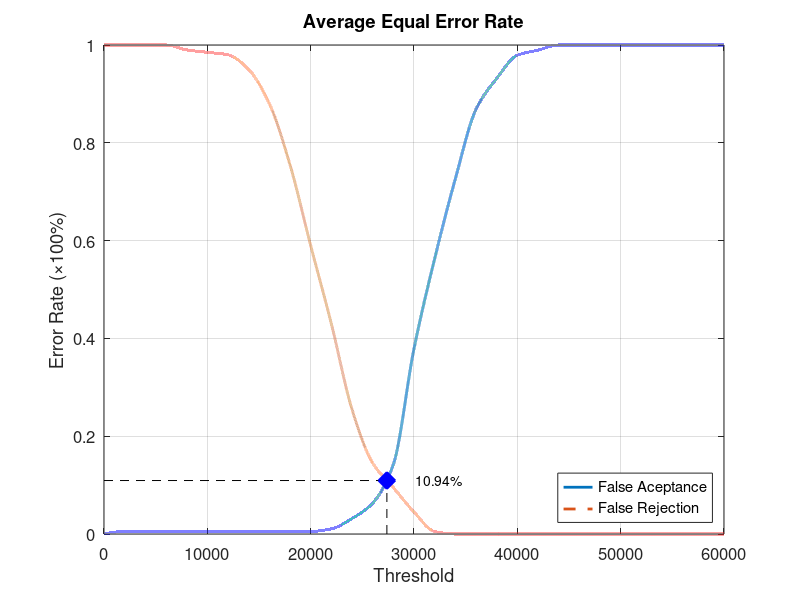
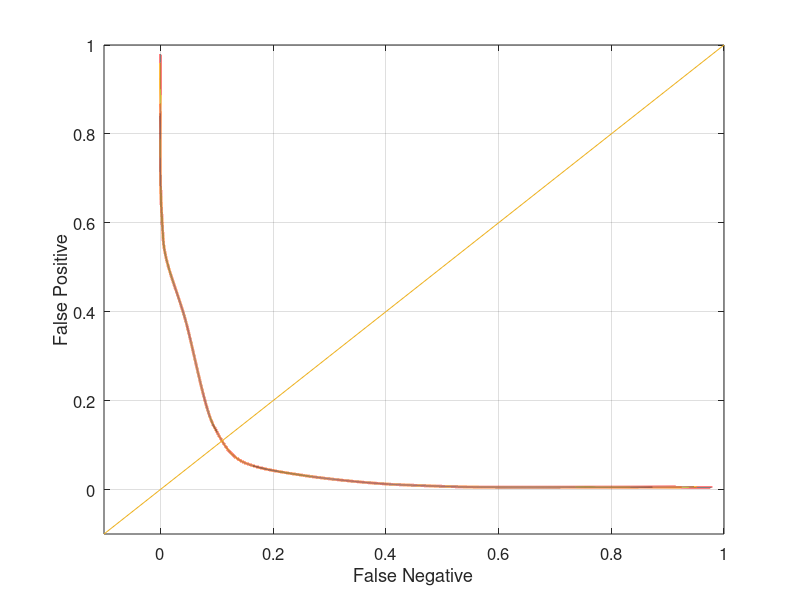

MATLAB code for these plots, in order:
function yEER = Database3_1
close all;
clear;
clc;
x = 0:2000:60000;
xq = 0:0.5:60000;

y0 = [0 0.00526316 0.00526316 0.00526316 0.00526316 0.00526316 0.00526316 0.00526316 0.00526316 0.00526316 0.00526316 0.0105263 0.0315789 0.0631579 0.142105 0.378947 0.563158 0.726316 0.868421 0.931579 0.978947 0.989474 1 1 1 1 1 1 1 1 1];
yy0 = interp1(x, y0, xq, 'pchip');
y1 = [1 1 1 1 0.99 0.985 0.98 0.95 0.88 0.755 0.59 0.43 0.255 0.145 0.095 0.045 0.005 0 0 0 0 0 0 0 0 0 0 0 0 0 0];
yy1 = interp1(x, y1, xq, 'pchip');

% Calculating EER: 
y2 = abs(y0 - y1);
find(y2 == min(y2))
yy2 = abs(yy0 - yy1);
xEER = find(yy2 == min(yy2));
xEERIndex = xq(xEER) % X-axis EER
yEER = yy0(xEER) % Y-axis EER

main = figure
plot(xq, yy0,'-','LineWidth', 2);	hold on
plot(xq, yy1,'--','LineWidth', 2);	hold on
plot([xEERIndex xEERIndex], [0 yEER], 'k--');	hold on
plot([0 xEERIndex], [yEER yEER], 'k--');	hold on
plot(xEERIndex, yEER, 'bx', 'LineWidth', 10);	hold on
text(xEERIndex + 10 * xEERIndex / 100, yEER, [num2str(round((10000 * yEER)) / 100) '%'])
legend('False Aceptance', 'False Rejection', 'Location', 'SouthEast')
xlabel('Threshold')
ylabel('Error Rate (\times100%)')
title('Average Equal Error Rate')
set(gca, 'FontSize', 12)
axis([0 60000 0 1])
grid on

print(main, 'Database3_1Main', '-dpng');
FNRxFPR = figure('Color', [1 1 1]);
plot(yy1, yy0, '-', yy1, yy0, 'LineWidth', 2);
hold on
y = -0.1:0.1:1
plot(y, y); 
set(gca, 'FontSize', 12)
xlabel('False Negative')
ylabel('False Positive')
axis([-0.1 1 -0.1 1])
set(gca, 'FontSize', 12)
grid on

print(FNRxFPR, 'Database3_1FNRxFPR','-dpng');
end
